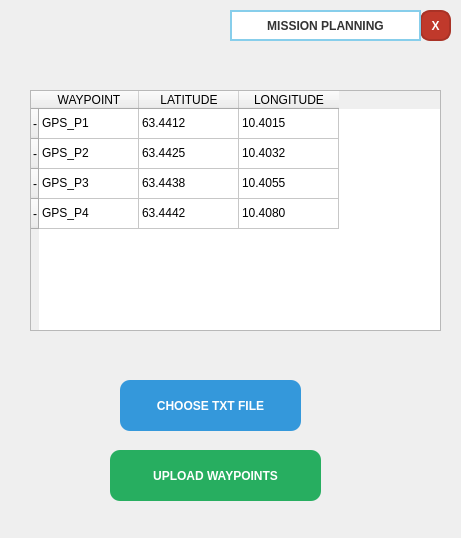
<?xml version="1.0" encoding="UTF-8"?>
<ui version="4.0">
 <class>gorevplanla</class>
 <widget class="QDialog" name="gorevplanla">
  <property name="geometry">
   <rect>
    <x>0</x>
    <y>0</y>
    <width>461</width>
    <height>538</height>
   </rect>
  </property>
  <property name="windowTitle">
   <string>Dialog</string>
  </property>
  <widget class="QPushButton" name="pushButton">
   <property name="geometry">
    <rect>
     <x>120</x>
     <y>380</y>
     <width>181</width>
     <height>51</height>
    </rect>
   </property>
   <property name="styleSheet">
    <string notr="true">QPushButton {
    background-color: #3498db; /* Buraya yazılıyor */
    color: white;              /* Yazı rengi beyaz olsun */
    border-radius: 10px;       /* Köşeler yuvarlak olsun */
    font-weight: bold;         /* Yazılar kalın olsun */
    padding: 10px;             /* Buton biraz etli dursun */
}

QPushButton:hover {
    background-color: #2980b9; /* Fare üzerine gelince biraz koyulaşsın */
}</string>
   </property>
   <property name="text">
    <string>CHOOSE TXT FILE</string>
   </property>
  </widget>
  <widget class="QPushButton" name="pushButton_2">
   <property name="geometry">
    <rect>
     <x>110</x>
     <y>450</y>
     <width>211</width>
     <height>51</height>
    </rect>
   </property>
   <property name="styleSheet">
    <string notr="true">QPushButton {
    background-color: #27ae60;
    color: white;
    border-radius: 10px;
    font-weight: bold;
    padding: 10px;
}
QPushButton:hover { background-color: #2ecc71; }</string>
   </property>
   <property name="text">
    <string>UPLOAD WAYPOINTS</string>
   </property>
  </widget>
  <widget class="QPushButton" name="pushButton_4">
   <property name="geometry">
    <rect>
     <x>420</x>
     <y>10</y>
     <width>31</width>
     <height>31</height>
    </rect>
   </property>
   <property name="styleSheet">
    <string notr="true">QPushButton {
    background-color: #c0392b; /* Koyu Kırmızı */
    color: white;
    border-radius: 10px;
    font-weight: bold;
    border: 2px solid #a93226;
}</string>
   </property>
   <property name="text">
    <string>X</string>
   </property>
  </widget>
  <widget class="QPushButton" name="pushButton_3">
   <property name="geometry">
    <rect>
     <x>230</x>
     <y>10</y>
     <width>191</width>
     <height>31</height>
    </rect>
   </property>
   <property name="styleSheet">
    <string notr="true">/* Nesnenin genel stili */
border: 2px solid #87CEEB;   /* 2 piksel kalınlığında, açık mavi sert kenarlık */
background-color: #FFFFFF;    /* İç renk tam beyaz */
color: #333333;               /* Yazı rengi (koyu gri/siyah) */
border-radius: 0px;           /* Köşelerin tamamen dik (sert) olması için 0 */
padding: 5px 15px;            /* İçerideki yazının kenarlara yapışmaması için boşluk */
font-weight: bold;            /* Yazıyı daha belirgin yapar */</string>
   </property>
   <property name="text">
    <string>MISSION PLANNING</string>
   </property>
  </widget>
  <widget class="QTableWidget" name="tableWidget">
   <property name="geometry">
    <rect>
     <x>30</x>
     <y>90</y>
     <width>411</width>
     <height>241</height>
    </rect>
   </property>
   <row>
    <property name="text">
     <string>-</string>
    </property>
   </row>
   <row>
    <property name="text">
     <string>-</string>
    </property>
   </row>
   <row>
    <property name="text">
     <string>-</string>
    </property>
   </row>
   <row>
    <property name="text">
     <string>-</string>
    </property>
   </row>
   <column>
    <property name="text">
     <string>WAYPOINT</string>
    </property>
   </column>
   <column>
    <property name="text">
     <string>LATITUDE</string>
    </property>
   </column>
   <column>
    <property name="text">
     <string>LONGITUDE</string>
    </property>
   </column>
   <item row="0" column="0">
    <property name="text">
     <string>GPS_P1</string>
    </property>
   </item>
   <item row="0" column="1">
    <property name="text">
     <string>63.4412	</string>
    </property>
   </item>
   <item row="0" column="2">
    <property name="text">
     <string>10.4015</string>
    </property>
   </item>
   <item row="1" column="0">
    <property name="text">
     <string>GPS_P2</string>
    </property>
   </item>
   <item row="1" column="1">
    <property name="text">
     <string>63.4425	</string>
    </property>
   </item>
   <item row="1" column="2">
    <property name="text">
     <string>10.4032</string>
    </property>
   </item>
   <item row="2" column="0">
    <property name="text">
     <string>GPS_P3</string>
    </property>
   </item>
   <item row="2" column="1">
    <property name="text">
     <string>63.4438	</string>
    </property>
   </item>
   <item row="2" column="2">
    <property name="text">
     <string>10.4055</string>
    </property>
   </item>
   <item row="3" column="0">
    <property name="text">
     <string>GPS_P4</string>
    </property>
   </item>
   <item row="3" column="1">
    <property name="text">
     <string>63.4442	</string>
    </property>
   </item>
   <item row="3" column="2">
    <property name="text">
     <string>10.4080</string>
    </property>
   </item>
  </widget>
 </widget>
 <resources/>
 <connections/>
</ui>
